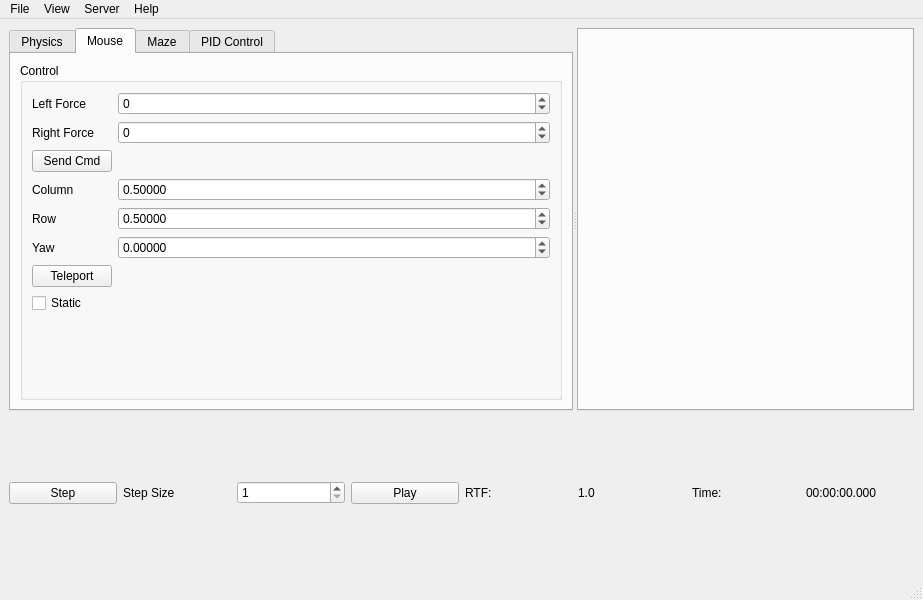
<?xml version="1.0" encoding="UTF-8"?>
<ui version="4.0">
 <class>MainWindow</class>
 <widget class="QMainWindow" name="MainWindow">
  <property name="geometry">
   <rect>
    <x>0</x>
    <y>0</y>
    <width>923</width>
    <height>600</height>
   </rect>
  </property>
  <property name="windowTitle">
   <string>MainWindow</string>
  </property>
  <widget class="QWidget" name="main_widget">
   <property name="sizePolicy">
    <sizepolicy hsizetype="Maximum" vsizetype="Preferred">
     <horstretch>0</horstretch>
     <verstretch>0</verstretch>
    </sizepolicy>
   </property>
   <layout class="QVBoxLayout" name="horizontalLayout">
    <item>
     <widget class="QSplitter" name="main_splitter">
      <property name="orientation">
       <enum>Qt::Horizontal</enum>
      </property>
      <widget class="QTabWidget" name="info_tabs">
       <property name="sizePolicy">
        <sizepolicy hsizetype="Preferred" vsizetype="Expanding">
         <horstretch>0</horstretch>
         <verstretch>0</verstretch>
        </sizepolicy>
       </property>
       <property name="currentIndex">
        <number>1</number>
       </property>
       <property name="movable">
        <bool>true</bool>
       </property>
       <widget class="QWidget" name="physics_tab">
        <property name="isMovable" stdset="0">
         <bool>true</bool>
        </property>
        <attribute name="title">
         <string>Physics</string>
        </attribute>
        <layout class="QFormLayout" name="formLayout_2">
         <item row="0" column="0">
          <widget class="QLabel" name="ms_per_step_label">
           <property name="text">
            <string>Time Per Step (ms)</string>
           </property>
          </widget>
         </item>
         <item row="0" column="1">
          <widget class="QSpinBox" name="ms_per_step_spinner">
           <property name="minimum">
            <number>1</number>
           </property>
           <property name="maximum">
            <number>10000</number>
           </property>
          </widget>
         </item>
         <item row="1" column="0">
          <widget class="QLabel" name="real_time_factor_label">
           <property name="text">
            <string>RealTime Factor</string>
           </property>
          </widget>
         </item>
         <item row="1" column="1">
          <widget class="QDoubleSpinBox" name="real_time_factor_spinner">
           <property name="decimals">
            <number>3</number>
           </property>
           <property name="maximum">
            <double>10.000000000000000</double>
           </property>
           <property name="singleStep">
            <double>0.050000000000000</double>
           </property>
          </widget>
         </item>
        </layout>
       </widget>
       <widget class="QWidget" name="mouse_tab">
        <attribute name="title">
         <string>Mouse</string>
        </attribute>
        <layout class="QVBoxLayout" name="verticalLayout">
         <item>
          <widget class="QGroupBox" name="control_group">
           <property name="title">
            <string>Control</string>
           </property>
           <layout class="QFormLayout" name="formLayout_3">
            <item row="0" column="0">
             <widget class="QLabel" name="left_force_lable">
              <property name="text">
               <string>Left Force</string>
              </property>
             </widget>
            </item>
            <item row="0" column="1">
             <widget class="QSpinBox" name="left_f_spinbox">
              <property name="minimum">
               <number>-255</number>
              </property>
              <property name="maximum">
               <number>255</number>
              </property>
              <property name="singleStep">
               <number>5</number>
              </property>
             </widget>
            </item>
            <item row="1" column="0">
             <widget class="QLabel" name="right_force_label">
              <property name="text">
               <string>Right Force</string>
              </property>
             </widget>
            </item>
            <item row="1" column="1">
             <widget class="QSpinBox" name="right_f_spinbox">
              <property name="minimum">
               <number>-255</number>
              </property>
              <property name="maximum">
               <number>255</number>
              </property>
              <property name="singleStep">
               <number>5</number>
              </property>
             </widget>
            </item>
            <item row="3" column="0">
             <widget class="QPushButton" name="send_command_button">
              <property name="text">
               <string>Send Cmd</string>
              </property>
             </widget>
            </item>
            <item row="4" column="0">
             <widget class="QLabel" name="teleport_column_label">
              <property name="text">
               <string>Column</string>
              </property>
             </widget>
            </item>
            <item row="4" column="1">
             <widget class="QDoubleSpinBox" name="teleport_column_spinbox">
              <property name="decimals">
               <number>5</number>
              </property>
              <property name="minimum">
               <double>-10.000000000000000</double>
              </property>
              <property name="maximum">
               <double>10.000000000000000</double>
              </property>
              <property name="singleStep">
               <double>0.012000000000000</double>
              </property>
              <property name="value">
               <double>0.500000000000000</double>
              </property>
             </widget>
            </item>
            <item row="6" column="0">
             <widget class="QLabel" name="teleport_row_label">
              <property name="text">
               <string>Row</string>
              </property>
             </widget>
            </item>
            <item row="6" column="1">
             <widget class="QDoubleSpinBox" name="teleport_row_spinbox">
              <property name="decimals">
               <number>5</number>
              </property>
              <property name="minimum">
               <double>-10.000000000000000</double>
              </property>
              <property name="maximum">
               <double>10.000000000000000</double>
              </property>
              <property name="singleStep">
               <double>0.012000000000000</double>
              </property>
              <property name="value">
               <double>0.500000000000000</double>
              </property>
             </widget>
            </item>
            <item row="7" column="0">
             <widget class="QLabel" name="teleport_yaw_label">
              <property name="text">
               <string>Yaw</string>
              </property>
             </widget>
            </item>
            <item row="7" column="1">
             <widget class="QDoubleSpinBox" name="teleport_yaw_spinbox">
              <property name="decimals">
               <number>5</number>
              </property>
              <property name="minimum">
               <double>-3.141590000000000</double>
              </property>
              <property name="maximum">
               <double>3.141590000000000</double>
              </property>
              <property name="singleStep">
               <double>0.100000000000000</double>
              </property>
             </widget>
            </item>
            <item row="8" column="0">
             <widget class="QPushButton" name="teleport_button">
              <property name="text">
               <string>Teleport</string>
              </property>
             </widget>
            </item>
            <item row="9" column="0">
             <widget class="QCheckBox" name="static_checkbox">
              <property name="toolTip">
               <string>Wheels will move but the robot will not.</string>
              </property>
              <property name="text">
               <string>Static</string>
              </property>
             </widget>
            </item>
           </layout>
          </widget>
         </item>
        </layout>
       </widget>
       <widget class="QWidget" name="maze_tab">
        <attribute name="title">
         <string>Maze</string>
        </attribute>
        <layout class="QFormLayout" name="formLayout">
         <item row="0" column="0">
          <widget class="QPushButton" name="load_maze_button">
           <property name="text">
            <string>Load Maze File</string>
           </property>
          </widget>
         </item>
         <item row="1" column="0">
          <widget class="QPushButton" name="edit_baze_button">
           <property name="text">
            <string>Edit Maze</string>
           </property>
          </widget>
         </item>
         <item row="2" column="0">
          <widget class="QPushButton" name="random_maze_button">
           <property name="text">
            <string>Random Maze</string>
           </property>
          </widget>
         </item>
         <item row="0" column="1">
          <widget class="QLabel" name="maze_file_name_label">
           <property name="text">
            <string>No Maze</string>
           </property>
          </widget>
         </item>
         <item row="1" column="1">
          <widget class="QLabel" name="editing_label">
           <property name="text">
            <string>Not Editing</string>
           </property>
          </widget>
         </item>
        </layout>
       </widget>
       <widget class="QWidget" name="pid_tab">
        <attribute name="title">
         <string>PID Control</string>
        </attribute>
        <layout class="QVBoxLayout" name="verticalLayout_2">
         <item>
          <widget class="QGroupBox" name="constants_group">
           <property name="title">
            <string>Constants</string>
           </property>
           <layout class="QFormLayout" name="formLayout_5">
            <item row="5" column="0">
             <widget class="QPushButton" name="publish_constants_button">
              <property name="text">
               <string>Publish</string>
              </property>
             </widget>
            </item>
            <item row="0" column="0">
             <widget class="QLabel" name="kp_label">
              <property name="text">
               <string>kP</string>
              </property>
             </widget>
            </item>
            <item row="0" column="1">
             <widget class="QDoubleSpinBox" name="kp_spinbox">
              <property name="minimum">
               <double>-9999.000000000000000</double>
              </property>
              <property name="maximum">
               <double>9999.000000000000000</double>
              </property>
              <property name="singleStep">
               <double>1.000000000000000</double>
              </property>
             </widget>
            </item>
            <item row="1" column="0">
             <widget class="QLabel" name="ki_label">
              <property name="text">
               <string>kI</string>
              </property>
             </widget>
            </item>
            <item row="1" column="1">
             <widget class="QDoubleSpinBox" name="ki_spinbox">
              <property name="minimum">
               <double>-99.989999999999995</double>
              </property>
              <property name="singleStep">
               <double>0.050000000000000</double>
              </property>
             </widget>
            </item>
            <item row="2" column="0">
             <widget class="QLabel" name="kd_label">
              <property name="text">
               <string>kD</string>
              </property>
             </widget>
            </item>
            <item row="2" column="1">
             <widget class="QDoubleSpinBox" name="kd_spinbox">
              <property name="minimum">
               <double>-99.989999999999995</double>
              </property>
              <property name="singleStep">
               <double>0.050000000000000</double>
              </property>
             </widget>
            </item>
            <item row="3" column="0">
             <widget class="QLabel" name="kff_offset_label">
              <property name="text">
               <string>kFF Offset</string>
              </property>
             </widget>
            </item>
            <item row="3" column="1">
             <widget class="QDoubleSpinBox" name="kff_offset_spinbox">
              <property name="minimum">
               <double>-99.989999999999995</double>
              </property>
              <property name="singleStep">
               <double>0.050000000000000</double>
              </property>
             </widget>
            </item>
            <item row="4" column="0">
             <widget class="QLabel" name="kff_scale_label">
              <property name="text">
               <string>kFF Scale</string>
              </property>
             </widget>
            </item>
            <item row="4" column="1">
             <widget class="QDoubleSpinBox" name="kff_scale_spinbox">
              <property name="minimum">
               <double>-9999.000000000000000</double>
              </property>
              <property name="maximum">
               <double>9999.000000000000000</double>
              </property>
              <property name="singleStep">
               <double>1.000000000000000</double>
              </property>
             </widget>
            </item>
           </layout>
          </widget>
         </item>
         <item>
          <widget class="QGroupBox" name="setpoints_group">
           <property name="title">
            <string>Setpoints</string>
           </property>
           <layout class="QFormLayout" name="formLayout_6">
            <item row="2" column="0">
             <widget class="QPushButton" name="publish_setpoints_button">
              <property name="text">
               <string>Publish</string>
              </property>
             </widget>
            </item>
            <item row="0" column="0">
             <widget class="QLabel" name="left_setpoint_label">
              <property name="text">
               <string>Left Speed (c/s)</string>
              </property>
             </widget>
            </item>
            <item row="0" column="1">
             <widget class="QDoubleSpinBox" name="left_setpoint_spinbox">
              <property name="minimum">
               <double>-10.000000000000000</double>
              </property>
              <property name="maximum">
               <double>10.000000000000000</double>
              </property>
              <property name="singleStep">
               <double>0.250000000000000</double>
              </property>
             </widget>
            </item>
            <item row="1" column="0">
             <widget class="QLabel" name="right_setpoint_label">
              <property name="text">
               <string>Right Speed (c/s)</string>
              </property>
             </widget>
            </item>
            <item row="1" column="1">
             <widget class="QDoubleSpinBox" name="right_setpoint_spinbox">
              <property name="minimum">
               <double>-10.000000000000000</double>
              </property>
              <property name="maximum">
               <double>10.000000000000000</double>
              </property>
              <property name="singleStep">
               <double>0.250000000000000</double>
              </property>
             </widget>
            </item>
           </layout>
          </widget>
         </item>
        </layout>
       </widget>
      </widget>
      <widget class="QWidget" name="layoutWidget">
       <layout class="QVBoxLayout" name="right_side_layout">
        <item>
         <widget class="QTabWidget" name="gui_tabs">
          <property name="currentIndex">
           <number>-1</number>
          </property>
          <property name="tabsClosable">
           <bool>false</bool>
          </property>
          <property name="movable">
           <bool>false</bool>
          </property>
          <property name="tabBarAutoHide">
           <bool>false</bool>
          </property>
         </widget>
        </item>
       </layout>
      </widget>
     </widget>
    </item>
    <item>
     <layout class="QHBoxLayout" name="time_status_layout">
      <item>
       <widget class="QPushButton" name="step_button">
        <property name="text">
         <string>Step</string>
        </property>
       </widget>
      </item>
      <item>
       <widget class="QLabel" name="step_size_label">
        <property name="text">
         <string>Step Size</string>
        </property>
       </widget>
      </item>
      <item>
       <widget class="QSpinBox" name="step_spinner">
        <property name="minimum">
         <number>1</number>
        </property>
        <property name="maximum">
         <number>1000</number>
        </property>
       </widget>
      </item>
      <item>
       <widget class="QPushButton" name="play_button">
        <property name="text">
         <string>Play</string>
        </property>
       </widget>
      </item>
      <item>
       <widget class="QLabel" name="real_time_label">
        <property name="text">
         <string>RTF:</string>
        </property>
       </widget>
      </item>
      <item>
       <widget class="QLabel" name="real_time_value_label">
        <property name="text">
         <string>1.0</string>
        </property>
       </widget>
      </item>
      <item>
       <widget class="QLabel" name="time_label">
        <property name="text">
         <string>Time:</string>
        </property>
       </widget>
      </item>
      <item>
       <widget class="QLabel" name="time_value_label">
        <property name="text">
         <string>00:00:00.000</string>
        </property>
       </widget>
      </item>
     </layout>
    </item>
   </layout>
  </widget>
  <widget class="QMenuBar" name="menubar">
   <property name="geometry">
    <rect>
     <x>0</x>
     <y>0</y>
     <width>923</width>
     <height>20</height>
    </rect>
   </property>
   <widget class="QMenu" name="menuFile">
    <property name="title">
     <string>File</string>
    </property>
    <addaction name="actionExit"/>
    <addaction name="actionRestart"/>
   </widget>
   <widget class="QMenu" name="menuView">
    <property name="title">
     <string>View</string>
    </property>
   </widget>
   <widget class="QMenu" name="menuHelp">
    <property name="title">
     <string>Help</string>
    </property>
    <addaction name="actionAbout"/>
    <addaction name="actionSourceCode"/>
    <addaction name="actionWiki"/>
    <addaction name="actionKeyboard_Shortcuts"/>
   </widget>
   <widget class="QMenu" name="menuWorld">
    <property name="title">
     <string>Server</string>
    </property>
    <addaction name="actionReset_Mouse"/>
    <addaction name="actionReset_Time"/>
   </widget>
   <addaction name="menuFile"/>
   <addaction name="menuView"/>
   <addaction name="menuWorld"/>
   <addaction name="menuHelp"/>
  </widget>
  <widget class="QStatusBar" name="statusbar"/>
  <action name="actionExit">
   <property name="text">
    <string>Exit</string>
   </property>
   <property name="shortcut">
    <string>Ctrl+Q</string>
   </property>
  </action>
  <action name="actionAbout">
   <property name="text">
    <string>About</string>
   </property>
  </action>
  <action name="actionSourceCode">
   <property name="text">
    <string>Source Code</string>
   </property>
  </action>
  <action name="actionDebug_Console">
   <property name="text">
    <string>Debug Console</string>
   </property>
  </action>
  <action name="actionReset_Mouse">
   <property name="text">
    <string>Reset Mouse</string>
   </property>
   <property name="shortcut">
    <string>Ctrl+R</string>
   </property>
  </action>
  <action name="actionReset_Time">
   <property name="text">
    <string>Reset Time</string>
   </property>
   <property name="shortcut">
    <string>Ctrl+Shift+R</string>
   </property>
  </action>
  <action name="actionWiki">
   <property name="text">
    <string>Wiki</string>
   </property>
  </action>
  <action name="actionRestart">
   <property name="text">
    <string>Restart</string>
   </property>
  </action>
  <action name="actionKeyboard_Shortcuts">
   <property name="text">
    <string>Keyboard Shortcuts</string>
   </property>
  </action>
 </widget>
 <resources>
  <include location="simulator.qrc"/>
 </resources>
 <connections/>
</ui>
